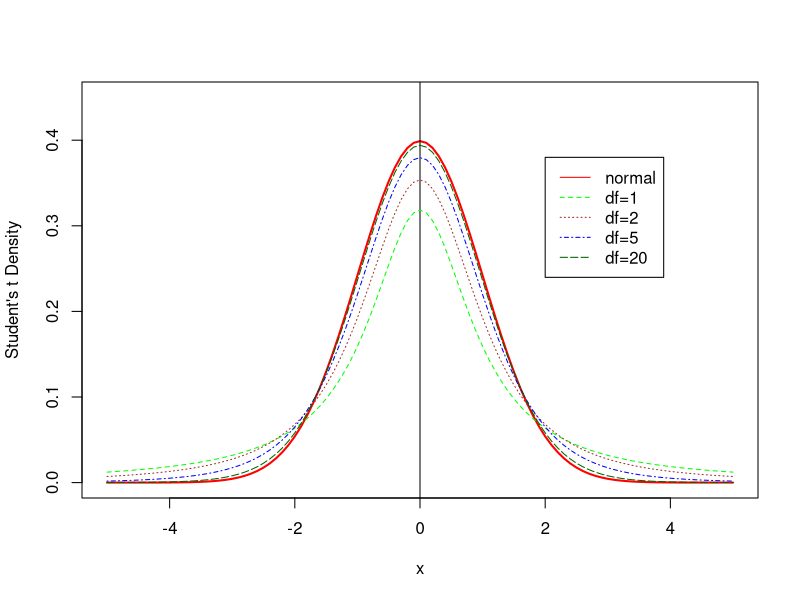
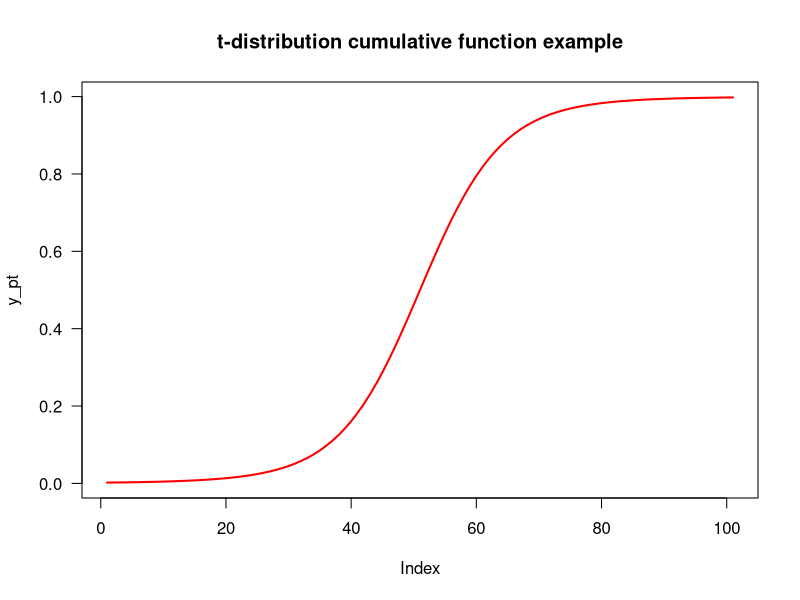
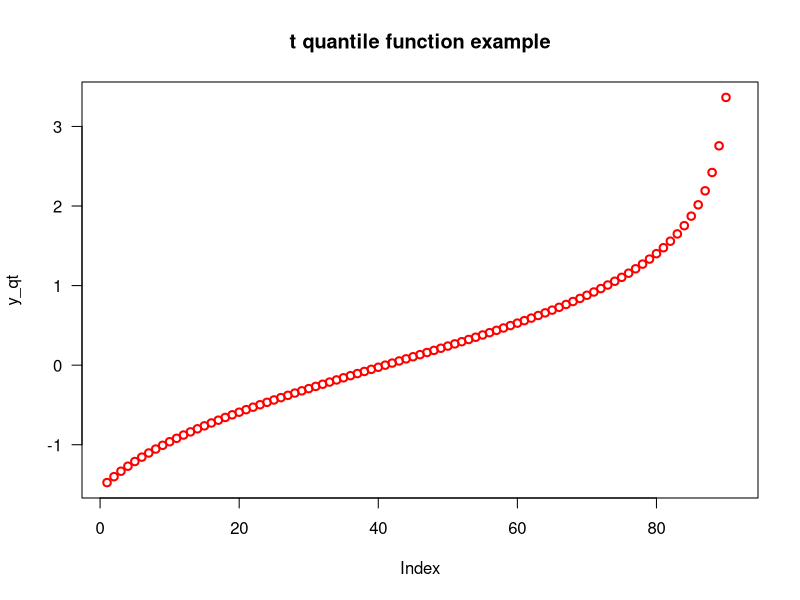
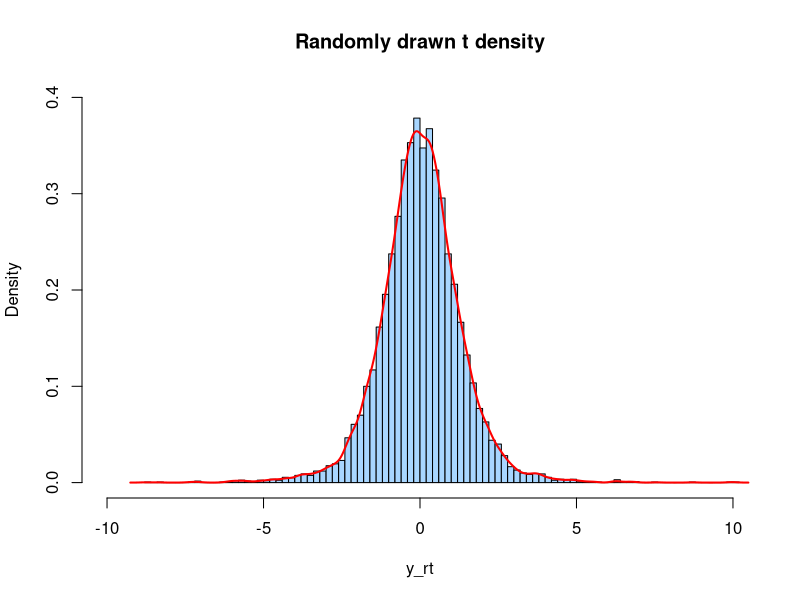

Reproduce these figures in R, in order. (Note: this script raises an error after producing the figures.)
## ---- chunk 1
curve(dnorm(x),xlim=c(-5,5),ylim=c(0,0.45),ylab="Student's t Density",col="red",lty=1,lwd=2)
abline(v=0,lwd=1,col="black")
curve(dt(x,1),col="green",lty=2,add=TRUE)
curve(dt(x,2),col="brown",lty=3,add=TRUE)
curve(dt(x,5),col="blue",lty=4,add=TRUE)
curve(dt(x,20),col="dark green",lty=5,add=TRUE)
legend(2,0.38,c("normal","df=1","df=2","df=5","df=20"),
       col=c("red","green","brown","blue","dark green"),lty=1:5)
## ---- chunk 2
# x坐标序列向量
x_pt <- seq(- 5, 5, by = 0.1)
# 用pt()函数获取df=5的x累计密度值
y_pt <- pt(x_pt, df = 5)
# Plotting 
plot(y_pt, type = "l", main = "t-distribution cumulative function example", las=1, col="red",lwd=2)
## ---- chunk 3
# Specifyin the x-values
x_qt <- seq(0.1, by = 0.01)
# Applying the qt() function
y_qt <- qt(x_qt, df = 5)
# Plotting
plot(y_qt, main = "t quantile function example", las = 1,col="red",lwd=2)
## ---- chunk 4
set.seed(61)
# Setting sample size
n <- 10000
# Using rt() to drawing N log normally distributed values
y_rt <- rt(n, df = 5)
# Plotting a histogram of y_rt
hist(y_rt, breaks = 100, main = "Randomly drawn t density", freq=FALSE,
  col="#A8D6FF",xlim=c(-10,10),ylim=c(0,0.4))
lines(density(y_rt), col="red", lwd=2)
## ---- chunk 5
knitr::include_graphics(c('image/type12error.png','image/type12error_en.png'))
## ---- chunk 6
#l使用scales包中alpha函数改变颜色透明度
library("scales")
t.value<--2.136668
df=35
x <- seq(-5,5,by=0.01)
y <- dt(x,df=df)
#右侧p值0.95对应的t值
right <- qt(0.95,df=df)
#左p值0.05对应的t值
left <- qt(0.05,df=df,lower.tail=T)
#绘制密度曲线
plot(x,y,type="l",xaxt="n",ylab="Probabilityy",
     xlab=expression(paste('Assumed Distribution of ',bar(x))),
     axes=FALSE,ylim=c(0,max(y)*1.1),xlim=c(min(x),max(x)),
     frame.plot=FALSE)
#添加坐标轴
axis(1,at=c(-5,left,right,0,5),
     pos = c(0,0),
     labels=c(expression(' '),expression(bar(x)[cil]),
     expression(bar(x)[cir]),expression(mu[0]),expression('')))
axis(2,pos = c(-5,0))
#标记左侧和右侧的拒绝域
xRiReject <- seq(right,5,by=0.01)
yRiReject <- dt(xRiReject,df=df,)
xLeReject <- seq(left,-5,by=-0.01)
yLeReject <- dt(xLeReject,df=df)
#用poltgon()绘制拒绝域
polygon(c(xRiReject,xRiReject[length(xRiReject)],xRiReject[1]),
        c(yRiReject,0, 0), col=alpha("red",0.4),border=NA)
polygon(c(xLeReject,xLeReject[length(xLeReject)],xLeReject[1]),
        c(yLeReject,0, 0), col=alpha("red",0.4),border=NA)
#在坐标轴上添加t值标记
axis(1,at=c(t.value,-1*(t.value)),
     pos = c(0,0),lwd.ticks=1,
     labels=c( round(t.value,2),round(-1*(t.value),2)))
arrows(-1*(t.value),0, -1*(t.value), 0.4, length = 0,lty =2,col="blue")
arrows(t.value,0, t.value, 0.4, length = 0,lty =2,col="blue")
## ---- chunk 7
#l使用scales包中alpha函数改变颜色透明度
library("scales")
t.value<-7.926
df=9
x <- seq(-9,9,by=0.01)
y <- dt(x,df=df)
#右侧p值0.95对应的t值
right <- qt(0.95,df=df)
#左p值0.05对应的t值
left <- qt(0.05,df=df,lower.tail=T)
#绘制密度曲线
plot(x,y,type="l",xaxt="n",ylab="probabilityy",
     xlab=expression(paste('Assumed Distribution of ',bar(x))),
     axes=FALSE,ylim=c(0,max(y)*1.1),xlim=c(min(x),max(x)),
     frame.plot=FALSE)
#添加坐标轴
axis(1,at=c(-9,left,right,0,9),
     pos = c(0,0),
     labels=c(expression(' '),expression(bar(x)[cil]),
     expression(bar(x)[cir]),expression(mu[0]),expression('')))
axis(2,pos = c(-9,0))
#标记左侧和右侧的拒绝域
xRiReject <- seq(right,9,by=0.01)
yRiReject <- dt(xRiReject,df=df,)
xLeReject <- seq(left,-9,by=-0.01)
yLeReject <- dt(xLeReject,df=df)
#用poltgon()绘制拒绝域
polygon(c(xRiReject,xRiReject[length(xRiReject)],xRiReject[1]),
        c(yRiReject,0, 0), col=alpha("red",0.4),border=NA)
polygon(c(xLeReject,xLeReject[length(xLeReject)],xLeReject[1]),
        c(yLeReject,0, 0), col=alpha("red",0.4),border=NA)
#在坐标轴上添加t值标记
axis(1,at=c(t.value,-1*(t.value)),
     pos = c(0,0),lwd.ticks=1,
     labels=c( round(t.value,2),round(-1*(t.value),2)))
arrows(-1*(t.value),0, -1*(t.value), 0.4, length = 0,lty =2,col="blue")
arrows(t.value,0, t.value, 0.4, length = 0,lty =2,col="blue")

## ---- chunk 8

knitr::include_graphics('image/ieandht.png')
## ---- chunk 9

knitr::include_graphics(c('image/Datatransfromsuit.png','image/Distributional transformations.png'))
## ---- chunk 10

knitr::include_graphics('image/badywtVSbrainwt.png')
